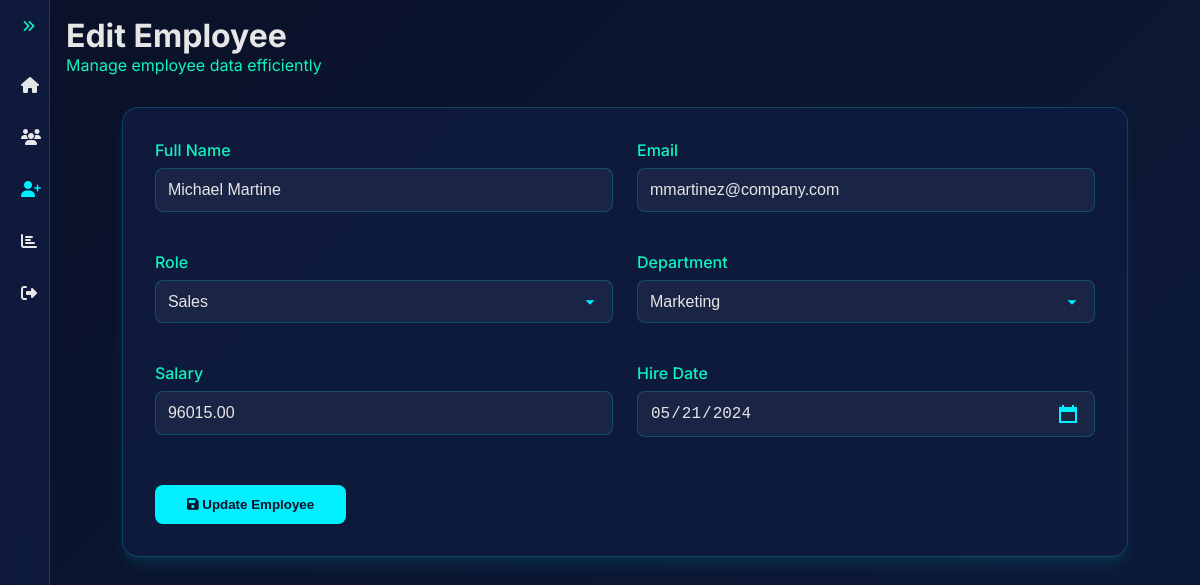
/add_employee.php?id=16 (signed in), run on the app's committed database.
### tables this page shows
CREATE TABLE `employees` (
  `id` int(11) NOT NULL,
  `name` varchar(100) NOT NULL,
  `email` varchar(100) NOT NULL,
  `role` varchar(50) NOT NULL,
  `department` varchar(50) NOT NULL,
  `salary` decimal(10,2) NOT NULL,
  `hire_date` date DEFAULT NULL
);

### add_employee.php (the view, shortened to what this page needs)
<?php
require_once 'include/db_config.php';
$employee = [
    'name' => '',
    'email' => '',
    'role' => '',
    'department' => '',
    'salary' => '',
    'hire_date' => date('Y-m-d')
];
$edit_mode = false;
if (isset($_GET['id']) && is_numeric($_GET['id'])) {
    $edit_mode = true;
    $id = $_GET['id'];
    $query = "SELECT * FROM employees WHERE id = ?";
    $stmt = mysqli_prepare($conn, $query);
    mysqli_stmt_bind_param($stmt, "i", $id);
    mysqli_stmt_execute($stmt);
    $result = mysqli_stmt_get_result($stmt);
    if ($result && mysqli_num_rows($result) > 0) {
        $employee = mysqli_fetch_assoc($result);
    }
}
?>
<!DOCTYPE html>
<html lang="en">
<head>
    <link href="https://cdnjs.cloudflare.com/ajax/libs/font-awesome/6.7.2/css/all.min.css" rel="stylesheet">
    <link rel="stylesheet" href="css/main.css">
    <link rel="stylesheet" href="css/add_employee.css">
</head>
<body>
    <?php include 'include/sidebar.php' ?>
    <main class="main-content">
        <div>
            <h1><?php echo $edit_mode ? 'Edit Employee' : 'Add New Employee'; ?></h1>
            <p>Manage employee data efficiently</p>
        </div>
        <form method="POST">
            <div class="form-grid">
                <div class="form-group">
                    <label class="form-label" for="name">Full Name</label>
                    <input type="text" class="form-control" id="name" name="name"
                        value="<?php echo htmlspecialchars($employee['name']); ?>" required>
                </div>
                <div class="form-group">
                    <label class="form-label" for="email">Email</label>
                    <input type="email" class="form-control" id="email" name="email"
                        value="<?php echo htmlspecialchars($employee['email']); ?>" required>
                </div>
                <div class="form-group">
                    <label class="form-label" for="role">Role</label>
                    <select class="form-control" id="role" name="role" required>
                        <option value="Sales" <?php echo ($employee['role'] === 'Sales') ? 'selected' : ''; ?>>Sales</option>
                    </select>
                </div>
                <div class="form-group">
                    <label class="form-label" for="department">Department</label>
                    <select class="form-control" id="department" name="department" required>
                        <option value="Marketing" <?php echo ($employee['department'] === 'Marketing') ? 'selected' : ''; ?>>Marketing</option>
                    </select>
                </div>
                <div class="form-group">
                    <label class="form-label" for="salary">Salary</label>
                    <div class="input-wrapper">
                        <input type="number" class="form-control" id="salary" name="salary" min="0" step="1"
                            value="<?php echo htmlspecialchars($employee['salary']); ?>">
                    </div>
                </div>
                <div class="form-group">
                    <label class="form-label" for="hire_date">Hire Date</label>
                    <input type="date" class="form-control" id="hire_date" name="hire_date"
                        value="<?php echo htmlspecialchars($employee['hire_date'] ?? date('Y-m-d')); ?>"
                        max="<?php echo date('Y-m-d'); ?>" required>
                </div>
            </div>
            <button type="submit" class="btn btn-primary">
                <i class="fas fa-save"></i> <?php echo $edit_mode ? 'Update Employee' : 'Add Employee'; ?>
            </button>
        </form>
    </main>
</body>
</html>

### css/main.css (style rules this page uses)
:root { --primary-color: #00f0ff; --secondary-color: #0ff3bd; --background-dark: #0a1128; --text-light: #e6e6e6; --accent-glow: rgba(0, 240, 255, 0.3); --card-shadow: 0 10px 15px -3px rgba(0, 240, 255, 0.1), 0 4px 6px -2px rgba(0, 240, 255, 0.05); }
* { margin: 0; padding: 0; box-sizing: border-box; scrollbar-width: thin; scrollbar-color: var(--primary-color) rgba(16, 28, 64, 0.8); }
body { font-family: "Inter", sans-serif; background: linear-gradient(135deg, #0a1128 0%, #0c1b3a 100%); color: var(--text-light); min-height: 100vh; display: grid; grid-template-columns: auto 1fr; }
.main-content { padding: 1rem; max-width: 100%; }
.main-content > div:first-child p { color: var(--secondary-color); }

### css/add_employee.css (style rules this page uses)
form { max-width: 1200px; margin: 2rem auto; width: 90%; background: rgba(16, 28, 64, 0.8); border: 1px solid rgba(0, 240, 255, 0.2); border-radius: 1rem; padding: 2rem; box-shadow: var(--card-shadow); }
.form-grid { display: grid; grid-template-columns: 1fr 1fr; gap: 1.5rem; margin-bottom: 2rem; }
.form-group { margin-bottom: 1rem; }
.form-label { display: block; margin-bottom: 0.5rem; color: var(--secondary-color); font-weight: 500; }
.form-control { width: 100%; padding: 0.75rem; background: rgba(255, 255, 255, 0.05); border: 1px solid rgba(0, 240, 255, 0.2); border-radius: 0.5rem; color: var(--text-light); font-size: 1rem; transition: all 0.3s ease; }
select.form-control { appearance: none; background-repeat: no-repeat; background-position: right 1rem center; padding-right: 2.5rem; }
select.form-control option { background-color: rgba(16, 28, 64, 0.95); color: var(--text-light); padding: 0.75rem; border-bottom: 1px solid rgba(0, 240, 255, 0.2); outline: none; }
.input-wrapper { position: relative; }
input[type="number"] { padding-right: 2.5rem; }
input[type="date"].form-control { position: relative; padding-right: 2.5rem; background-position: right 1rem center; }
.btn { padding: 0.75rem 2rem; border: none; border-radius: 0.5rem; cursor: pointer; font-weight: 600; transition: all 0.3s ease; }
.btn-primary { background-color: var(--primary-color); color: var(--background-dark); }

### data on the page
employees: name "Michael Martine", email "mmartinez@company.com", role "Sales", department "Marketing", salary "96015.00", hire_date "05/21/2024"
